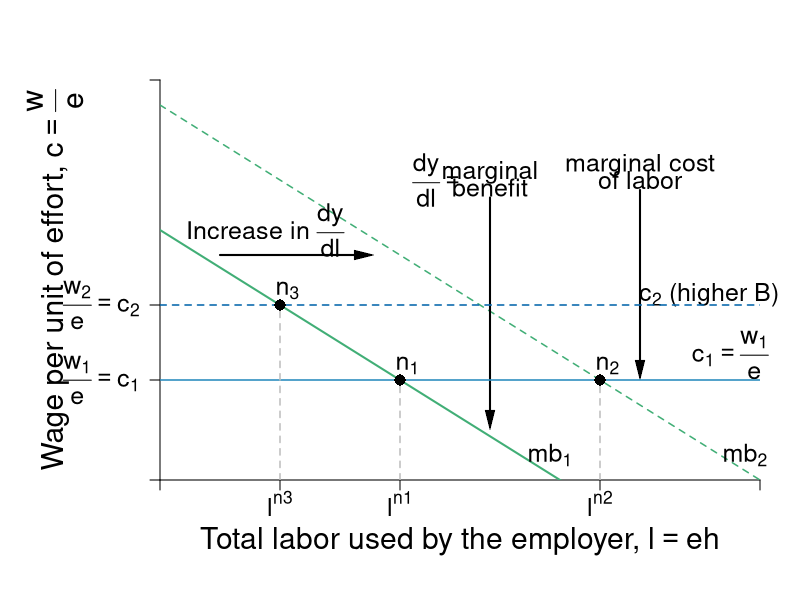

This chart was generated by the following R code:
require(shape)
pdf(file = "employment/employment_mrp_effort.pdf", width = 9, height = 7)

#Set parameters for graphics
axislabelsize <- 1.8
labelsize <- 1.5
namesize <- 1.8
annotatesize <- 1.5
graphlinewidth <- 2
segmentlinewidth <- 1.5

COL <- c("#7fc97f", "#beaed4", "#fdc086", "#ffff99", "#386cb0", "#f0027f", "#bf5b17", "#666666")
COLA <- c("#e0f3db", "#99d8c9","#66c2a4","#41ae76", "#238b45", "#005824")
COLB <- c("#c6dbef", "#4eb3d3", "#2b8cbe", "#0868ac","#084081")
COLC <- c("#fcfbfd", "#efedf5", "#dadaeb", "#bcbddc", "#9e9ac8", "#807dba", "#6a51a3", "#54278f", "#3f007d")
grays <- gray.colors(25, start = 1, end = 0)

par(mar =  c(6, 8, 4, 2))

mrpL <- function(l, pmax = 20, s = 0.75) {
  pmax - s*l
}


xlims <- c(0, 20)
ylims <- c(0, 16)

npts <- 501 
x <- seq(xlims[1], xlims[2], length.out = npts)
y <- seq(ylims[1], ylims[2], length.out = npts) 
a <- c(46.08, 55, 64)
b <- c(46.08, 55, 64)

plot(0, 0, xlim = xlims, ylim = ylims, type = "n",
     xlab = expression(paste("")),
     ylab = expression(paste("")), 
     xaxt = "n", 
     yaxt = "n", 
     cex.lab = axislabelsize, 
     bty = "n",
     xaxs="i", 
     yaxs="i")

# ticksy <- seq(from = 0, to = ylims[2], by = 2)
# ylabels <- seq(from = 0, to = ylims[2], by = 2)
# ticksx <- seq(from = 0, to = xlims[2], by = 2)
# xlabels <- seq(from = 0, to = xlims[2], by = 2)
ticksy <- c(0, 4, 7, ylims[2])
ylabels <- c(NA, expression(paste(frac(w[1],e) == c[1])), expression(paste( frac(w[2],e) == c[2] )), NA)
ticksx <- c(0, (10-7)/0.75, (10-4)/0.75, (15-4)/0.75, xlims[2])
xlabels <- c(NA, expression(paste(l^{n3})), expression(paste(l^{n1})), expression(paste(l^{n2})), NA)

axis(1, at = ticksx, pos = 0, labels = xlabels, cex.axis = labelsize)
axis(2, at = ticksy, pos = 0, labels = ylabels, las = 1, cex.axis = labelsize)

npts <- 500 
xx1 <- seq(xlims[1], xlims[2], length.out = npts)

#Lines for mrs graph
lines(xx1, mrpL(xx1, pmax = 10), col = COLA[4], lwd = graphlinewidth)
lines(xx1, mrpL(xx1, pmax = 15), col = COLA[4], lty = 2, lwd = segmentlinewidth)

#Label axes
mtext(expression(paste("Total labor used by the employer, ", l == eh)), side = 1, line = 3, cex = axislabelsize)
text(-3.5, 0.5*ylims[2], expression(paste("Wage per unit of effort, ", c == frac(w,e) )), xpd = TRUE, cex = axislabelsize, srt = 90) 


#Arrows(18, 4, 18, 6.5, col = "black", lty = 1, code = 2, lwd = 2, arr.type = "triangle", arr.lwd = 0.5)
#text(16, 5.75, expression(paste("Change in ", mu)), cex = labelsize)


text(18.3, 7.4, expression(paste(c[2], " (higher B)")), cex = labelsize, xpd =TRUE)
text(19, 5, expression(paste(c[1] == frac(w[1],e))), cex = labelsize, xpd =TRUE)
text(16, 12.6, expression(paste("marginal cost")), cex = labelsize, xpd =TRUE)
text(16, 12, expression(paste("of labor")), cex = labelsize)
Arrows(16, 11.6, 16, 4.4, col = "black", lty = 1, code = 2, lwd = 2, arr.type = "triangle", arr.lwd = 0.5)

Arrows(2, 9, 6.8, 9, col = "black", lty = 1, code = 2, lwd = 2, arr.type = "triangle", arr.lwd = 0.5)
text(3.5, 10, expression(paste("Increase in ", frac(dy, dl))), cex = labelsize)

text(9.3, 12, expression(paste(frac(dy, dl)==phantom())), cex = labelsize, xpd =TRUE)
text(11, 12.3, expression(paste("marginal")), cex = labelsize)
text(11, 11.7, expression(paste("benefit")), cex = labelsize)
Arrows(11, 11.3, 11, 2.4, col = "black", lty = 1, code = 2, lwd = 2, arr.type = "triangle", arr.lwd = 0.5)

segments(0, 7, xlims[2], 7, lty = 2, col = COLB[4] , lwd = segmentlinewidth)
segments(0, 4, xlims[2], 4, lty = 1, col = COLB[3], lwd = segmentlinewidth)
segments((15-4)/0.75, 0, 11/0.75, 4, lty = 2, col = "gray", lwd = segmentlinewidth)
segments((10-7)/0.75, 0, (10-7)/0.75, 7, lty = 2, col = "gray", lwd = segmentlinewidth)
segments((10-4)/0.75, 0, (10-4)/0.75, 4, lty = 2, col = "gray", lwd = segmentlinewidth)
points((15-4)/0.75, 4, pch = 16, col = "black", cex = 1.5)
text((15-4)/0.75 + 0.25, 4 + 0.6, expression(paste(n[2])), cex = labelsize)
points((10-7)/0.75, 7, pch = 16, col = "black", cex = 1.5)
text((10-7)/0.75 + 0.25, 7 + 0.6, expression(paste(n[3])), cex = labelsize)
points((10-4)/0.75, 4, pch = 16, col = "black", cex = 1.5)
text((10-4)/0.75 + 0.25, 4 + 0.6, expression(paste(n[1])), cex = labelsize)



# text(80, 12.5, expression(paste("Excess Supply at ", p^H)), cex = labelsize)
# 
# Arrows(62, 5.5, 82, 5.5, col = "black", lty = 1, code = 3, lwd = 2, arr.type = "triangle", arr.lwd = 0.5)
# text(72, 4.75, expression(paste("Excess")), cex = labelsize)
# text(72, 3.75, expression(paste("Demand")), cex = labelsize)
# text(72, 2.75, expression(paste("at ", p^L)), cex = labelsize)



#Label Demand
text(13, 1, expression(paste(mb[1])), cex = labelsize)
text(19.5, 1, expression(paste(mb[2])), cex = labelsize,xpd =TRUE)

dev.off()
